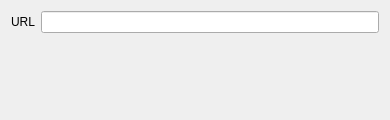
<?xml version="1.0" encoding="UTF-8"?>
<ui version="4.0">
 <class>Form</class>
 <widget class="QWidget" name="Form">
  <property name="geometry">
   <rect>
    <x>0</x>
    <y>0</y>
    <width>390</width>
    <height>120</height>
   </rect>
  </property>
  <property name="minimumSize">
   <size>
    <width>250</width>
    <height>120</height>
   </size>
  </property>
  <property name="windowTitle">
   <string>Form</string>
  </property>
  <layout class="QVBoxLayout" name="verticalLayout_3">
   <item>
    <layout class="QFormLayout" name="formLayout">
     <property name="fieldGrowthPolicy">
      <enum>QFormLayout::ExpandingFieldsGrow</enum>
     </property>
     <item row="0" column="0">
      <widget class="QLabel" name="label">
       <property name="text">
        <string>URL</string>
       </property>
       <property name="alignment">
        <set>Qt::AlignRight|Qt::AlignTrailing|Qt::AlignVCenter</set>
       </property>
      </widget>
     </item>
     <item row="0" column="1">
      <widget class="QLineEdit" name="url_edit"/>
     </item>
    </layout>
   </item>
  </layout>
 </widget>
 <resources/>
 <connections/>
</ui>
